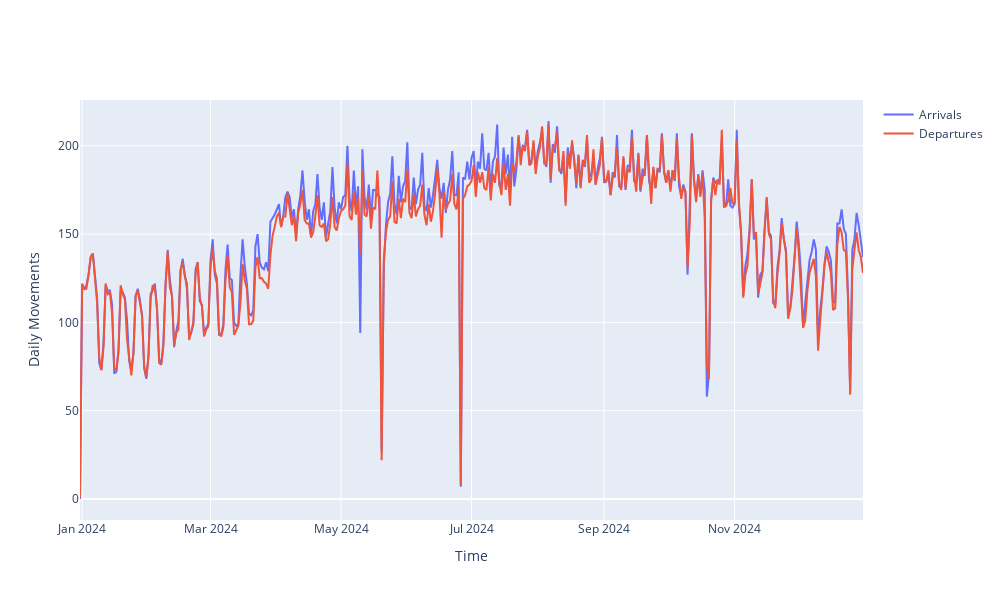

The cell this chart's notebook holds for it:
### Code cell
fig = go.Figure()


fig.add_trace(
    go.Scatter(
        x=df.index,
        y=df["arrivals"],
        mode="lines",
        name="Arrivals",
    )
)

fig.add_trace(
    go.Scatter(
        x=df.index,
        y=df["departures"],
        mode="lines",
        name="Departures",
    )
)

fig.update_layout(
    height=600,
    width=1000,
    xaxis_title="Time",
    yaxis_title="Daily Movements",
)

fig.show()

fig.write_image("daily_movements.pdf")

### Figure 1 — Plotly figure (JSON) as saved in the notebook; plotly's stock layout.template omitted (floating-point values rounded to 4 significant figures; data arrays with more than 128 entries replaced by an {"elided": "..."} marker saying what was removed)
{"data": [{"mode": "lines", "name": "Arrivals", "type": "scatter", "x": {"elided": "367 str values"}, "y": {"elided": "367 int values"}}, {"mode": "lines", "name": "Departures", "type": "scatter", "x": {"elided": "367 str values"}, "y": {"elided": "367 int values"}}], "layout": {"height": 600, "width": 1000, "xaxis": {"title": {"text": "Time"}}, "yaxis": {"title": {"text": "Daily Movements"}}}}
